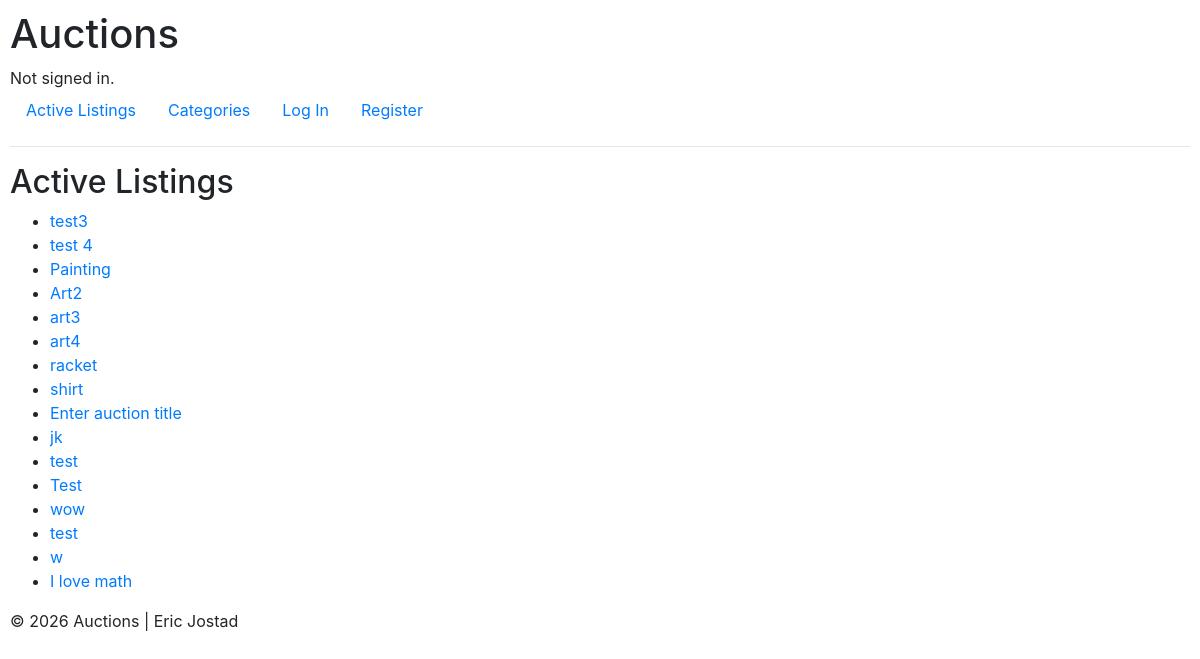
The app's page /, older data.
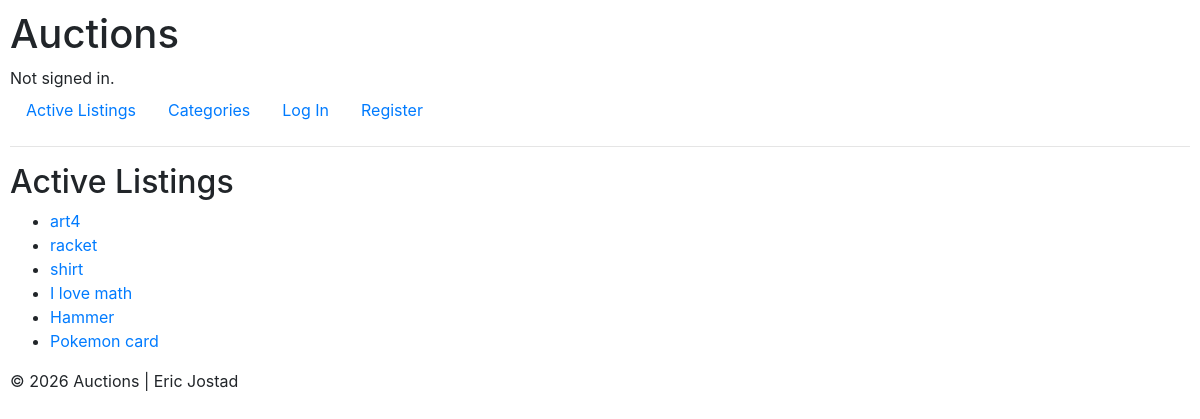
The same page, newer data.
### auctions/models.py (models this page shows)
class Auction(models.Model):
    user = models.ForeignKey(User, on_delete=models.CASCADE)
    title = models.CharField(max_length=150)
    description = models.TextField(
        validators=[MinValueValidator(20), MaxValueValidator(1000)])
    starting_bid = models.DecimalField(
        max_digits=10, decimal_places=2, validators=[MinValueValidator(Decimal("0.01"))])
    image_url = models.URLField(blank=True)
    category = models.CharField(
        max_length=64)

### auctions/views.py (the view)
# urls.py: path("", views.index, name="index"),
def index(request):
    auction = Auction.objects.all()
    return render(request, "auctions/index.html", {
        "auctions": auction
    })

### auctions/templates/auctions/index.html
{% extends "auctions/layout.html" %}
{% block body %}
    <h2>Active Listings</h2>
    <ul>
        {% for auction in auctions %}
            <li>
                <a href="{% url 'auctions:listing' auction.id auction.title %}">{{ auction.title }}</a>
            </li>
        {% empty %}
            <li>No active listings.</li>
        {% endfor %}
    </ul>
{% endblock %}

### auctions/templates/auctions/layout.html (shortened to what this page needs)
{% load static %}
<!DOCTYPE html>
<html lang="en">
    <head>
        <link rel="stylesheet" href="https://stackpath.bootstrapcdn.com/bootstrap/4.4.1/css/bootstrap.min.css">
        <link href="{% static 'auctions/styles.css' %}" rel="stylesheet">
    </head>
    <body>
        <h1>Auctions</h1>
        <div>
            {% if user.is_authenticated %}
                Signed in as <strong>{{ user.username }}</strong>.
            {% else %}
                Not signed in.
            {% endif %}
        </div>
        <ul class="nav">
            <li class="nav-item">
                <a class="nav-link" href="{% url 'auctions:index' %}">Active Listings</a>
            </li>
            <li class="nav-item">
                <a class="nav-link" href="{% url 'auctions:categories' %}">Categories</a>
            </li>
            {% if user.is_authenticated %}
                <li class="nav-item">
                    <a class="nav-link" href="{% url 'auctions:create_listing' %}">Create Listing</a>
                </li>
                <li class="nav-item">
                    <a class="nav-link" href="{% url 'auctions:watchlist' %}">Watchlist</a>
                </li>
                <li class="nav-item">
                    <a class="nav-link" href="{% url 'auctions:logout' %}">Log Out</a>
                </li>
            {% else %}
                <li class="nav-item">
                    <a class="nav-link" href="{% url 'auctions:login' %}">Log In</a>
                </li>
                <li class="nav-item">
                    <a class="nav-link" href="{% url 'auctions:register' %}">Register</a>
                </li>
            {% endif %}
        </ul>
        <hr>
        {% block body %}
        {% endblock %}
    </body>
    <footer>
        {% block footer %}
        <p>&copy; 2026 Auctions | Eric Jostad</p>
        {% endblock %}
    </footer>
</html>

### auctions/static/auctions/styles.css (style rules this page uses)
body { padding: 10px; }

Row changes from the older to the newer data that the page shows:
removed Auction: title "test3"
removed Auction: title "test 4"
removed Auction: title "Painting"
removed Auction: title "Art2"
removed Auction: title "art3"
removed Auction: title "Enter auction title"
removed Auction: title "jk"
removed Auction: title "test"
removed Auction: title "Test"
removed Auction: title "wow"
removed Auction: title "test"
removed Auction: title "w"
added Auction: title "Hammer"
added Auction: title "Pokemon card"
